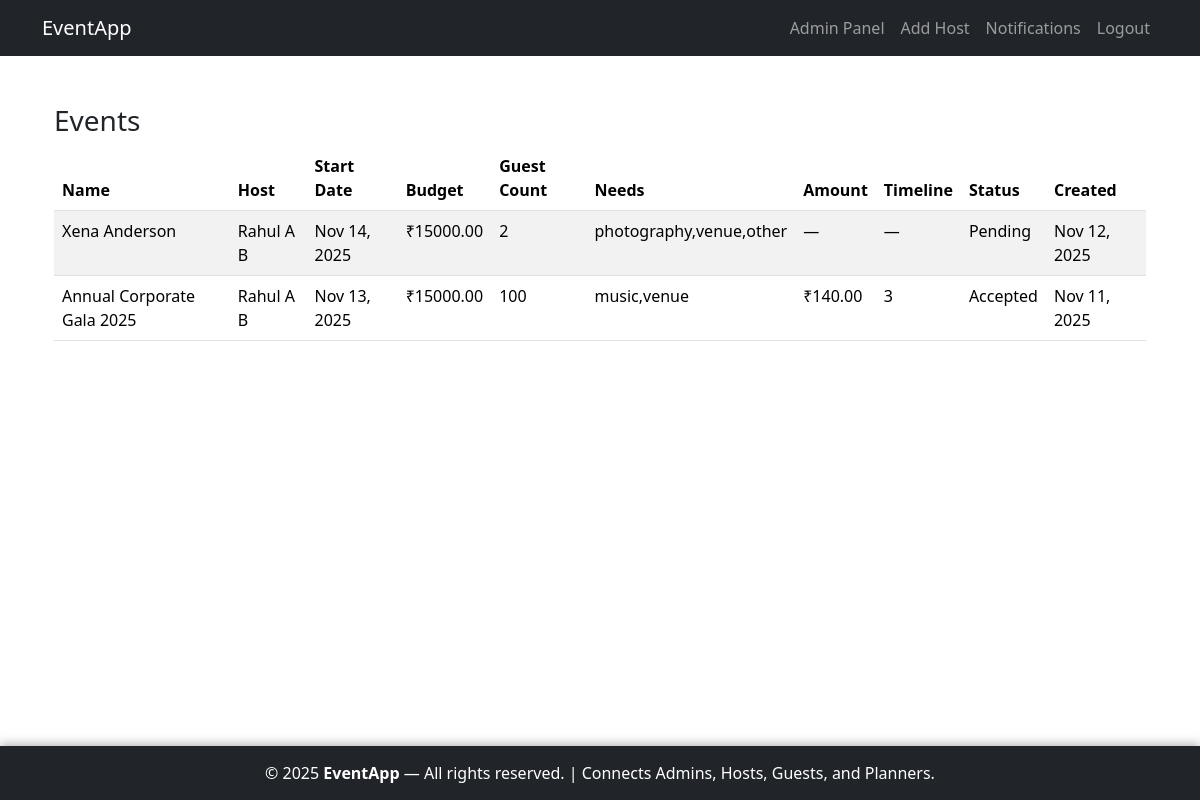
Screenshot of /adminpanel/events/ (signed in) with the database file from the repository.
### host/models.py (models this page shows, shortened)
class Event(models.Model):
    NEEDS_CHOICES = [
        ('catering', 'Catering'),
        ('decorations', 'Decorations'),
        ('photography', 'Photography'),
        ('music', 'Music/DJ'),
        ('venue', 'Venue Setup'),
        ('other', 'Other'),
    ]
    host = models.ForeignKey(settings.AUTH_USER_MODEL, on_delete=models.CASCADE, related_name='events')
    name = models.CharField(max_length=255)
    start_date = models.DateTimeField()
    end_date = models.DateTimeField()
    budget = models.DecimalField(max_digits=10, decimal_places=2)
    guest_count = models.PositiveIntegerField()
    needs = models.CharField(max_length=255, blank=True)
    banner = models.ImageField(upload_to='events/', blank=True, null=True)
    venue_details = models.TextField(blank=True)
    created_at = models.DateTimeField(auto_now_add=True)
    updated_at = models.DateTimeField(auto_now=True)
    class Meta:
        ordering = ['-created_at']

class Proposal(models.Model):
    STATUS_CHOICES = [
        ('pending', 'Pending'),
        ('accepted', 'Accepted'),
        ('rejected', 'Rejected'),
    ]
    event = models.ForeignKey(Event, on_delete=models.CASCADE, related_name='proposals')
    planner = models.ForeignKey(settings.AUTH_USER_MODEL, on_delete=models.CASCADE, related_name='proposals')
    amount = models.DecimalField(max_digits=10, decimal_places=2)
    services = models.TextField()  # e.g., "Catering + Decorations"
    timeline = models.CharField(max_length=255, blank=True)
    status = models.CharField(max_length=10, choices=STATUS_CHOICES, default='pending')
    created_at = models.DateTimeField(auto_now_add=True)

### accounts/models.py (models this page shows, shortened)
class CustomUser(AbstractUser):
    ROLE_CHOICES = [
        ('planner', 'Planner'),
        ('guest', 'Guest'),
        ('host', 'Host'),
    ]
    role = models.CharField(
        max_length=10, choices=ROLE_CHOICES, blank=True, null=True,
        help_text="User role (None for superusers/admins)"
    )
    full_name = models.CharField(max_length=255, blank=True)
    email = models.EmailField(unique=True, blank=False)  # Enforced required in forms
    mobile_number = models.CharField(max_length=10, blank=True)
    address = models.TextField(blank=True)
    profile_picture = models.ImageField(upload_to='profiles/', blank=True, null=True)
    is_approved = models.BooleanField(default=False, help_text="For planners/guests only")

### adminpanel/views.py (the view)
# urls.py: path('events/', views.AdminEventListView.as_view(), name='event_list'),
class AdminEventListView(LoginRequiredMixin, AdminRequiredMixin, ListView):
    model = Event
    template_name = 'adminpanel/event_list.html'
    context_object_name = 'events'
    paginate_by = 10
    def get_queryset(self):
        return (
            Event.objects.all()
            .prefetch_related('proposals')
            .order_by('-created_at')
        )
    def get_context_data(self, **kwargs):
        context = super().get_context_data(**kwargs)
        for event in context['events']:
            event.accepted_proposal = event.proposals.filter(status='accepted').first()
        return context

### adminpanel/views.py (called while the page is built)
    def test_func(self):
        return self.request.user.is_superuser

### adminpanel/templates/adminpanel/event_list.html (shortened to what this page needs)
{% extends 'accounts/base.html' %}
{% block content %}
<div class="container mt-4">
    <h3>Events</h3>
    <table class="table table-striped">
        <thead>
            <tr>
                <th>Name</th>
                <th>Host</th>
                <th>Start Date</th>
                <th>Budget</th>
                <th>Guest Count</th>
                <th>Needs</th>
                <th>Amount</th>
                <th>Timeline</th>
                <th>Status</th>
                <th>Created</th>
            </tr>
        </thead>
        <tbody>
            {% for event in events %}
            <tr>
                <td>{{ event.name }}</td>
                <td>{{ event.host.full_name }}</td>
                <td>{{ event.start_date|date:"M d, Y" }}</td>
                <td>₹{{ event.budget }}</td>
                <td>{{ event.guest_count }}</td>
                <td>{{ event.needs }}</td>
                <td>
                    {% if event.accepted_proposal %}
                        ₹{{ event.accepted_proposal.amount }}
                    {% else %}
                        —
                    {% endif %}
                </td>
                <td>
                    {% if event.accepted_proposal %}
                        {{ event.accepted_proposal.timeline }}
                    {% else %}
                        —
                    {% endif %}
                </td>
                <td>
                    {% if event.accepted_proposal %}
                        {{ event.accepted_proposal.status|title }}
                    {% else %}
                        Pending
                    {% endif %}
                </td>
                <td>{{ event.created_at|date:"M d, Y" }}</td>
            </tr>
            {% empty %}
            <tr>
                <td colspan="10" class="text-center">No ongoing or accepted events found.</td>
            </tr>
            {% endfor %}
        </tbody>
    </table>
</div>
{% endblock %}

### accounts/templates/accounts/base.html (style rules this page uses)
html, body { height: 100%; margin: 0; }
body { display: flex; flex-direction: column; min-height: 100vh; }

### rows the page displays
Event: name "Xena Anderson", host.full_name "Rahul A B", start_date "Nov 14, 2025", budget "15000.00", guest_count "2", needs "photography,venue,other", shows "Pending", created_at "Nov 12, 2025"
Event: name "Annual Corporate Gala 2025", host.full_name "Rahul A B", start_date "Nov 13, 2025", budget "15000.00", guest_count "100", needs "music,venue", accepted_proposal.amount "140.00", accepted_proposal.timeline "3", accepted_proposal.status "Accepted", created_at "Nov 11, 2025"
